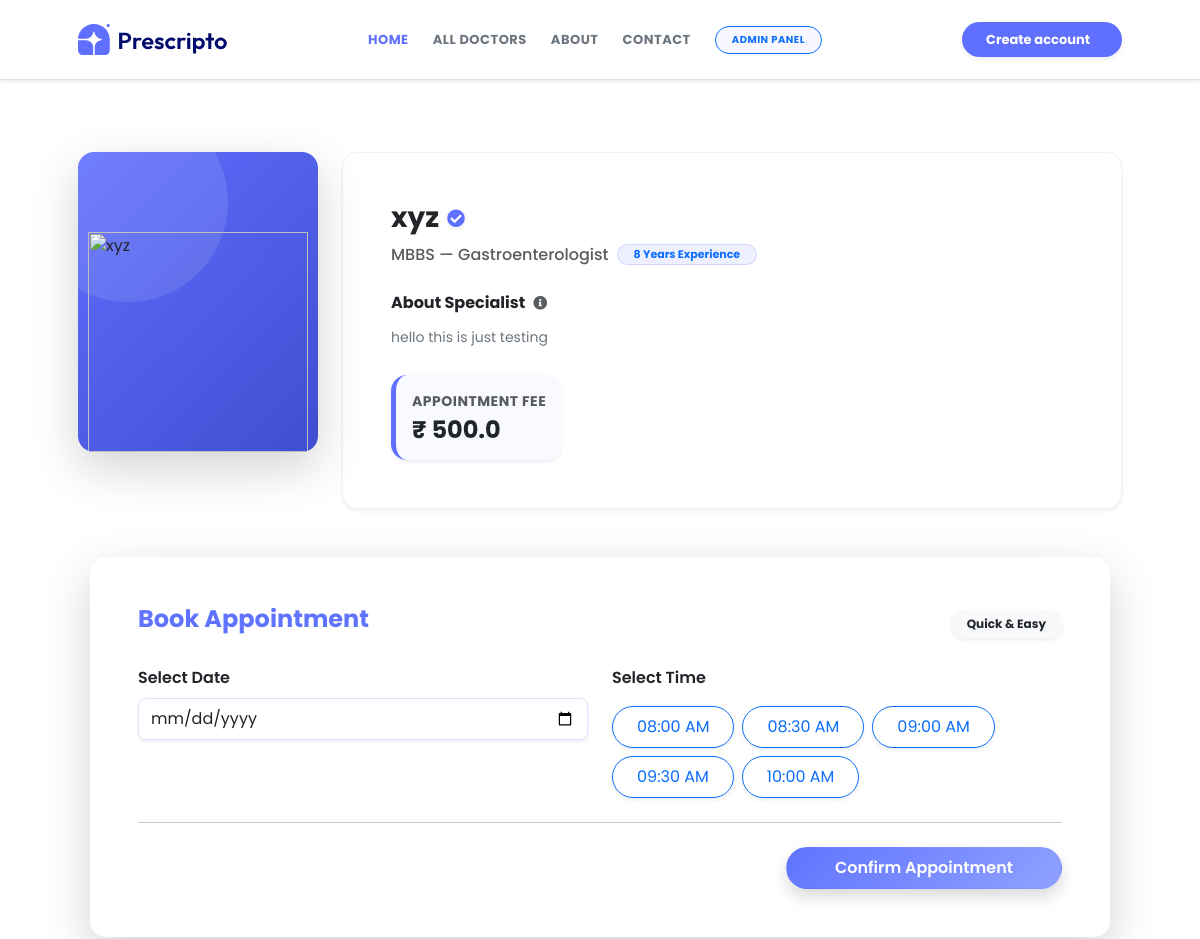
Before: /doctor_info/20/ (upper part) with the older database file.
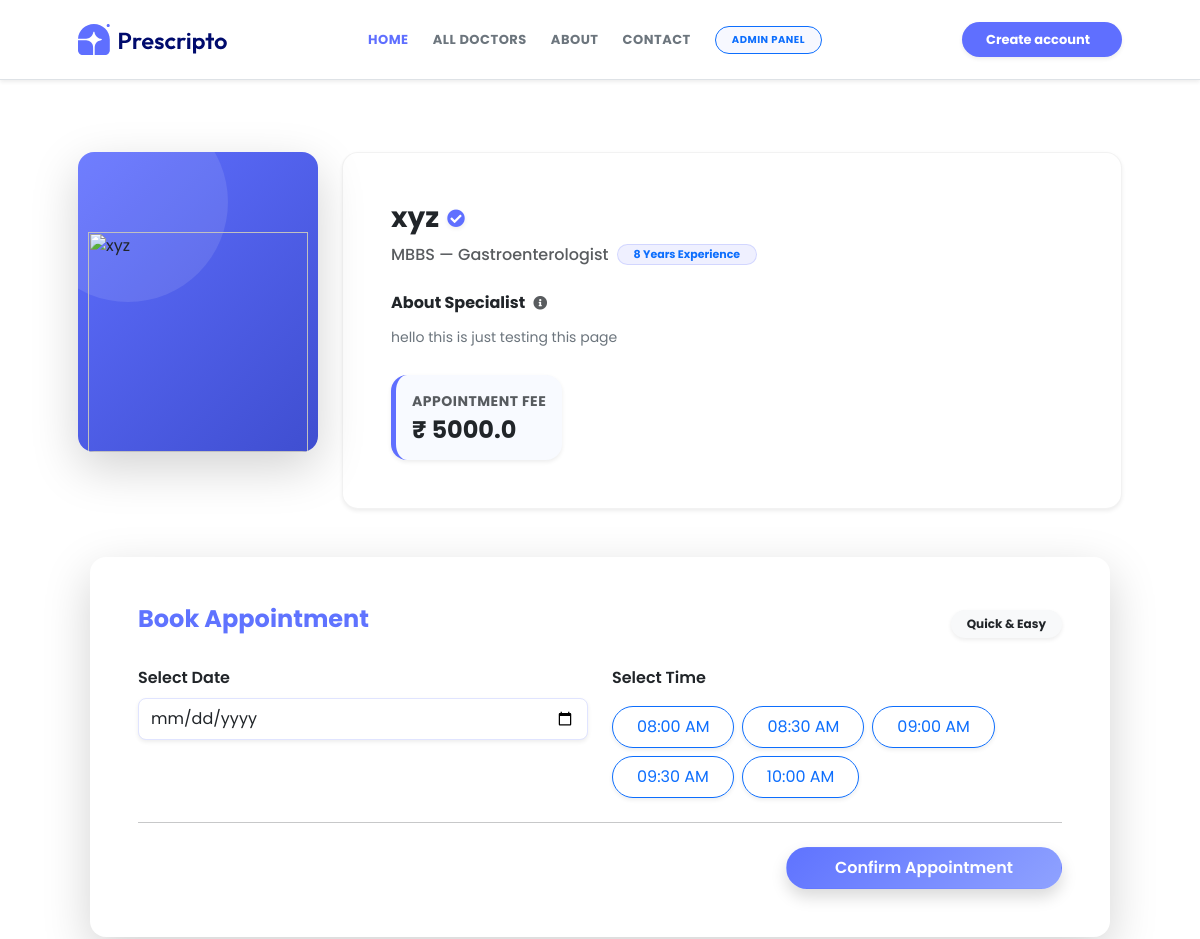
After: the same page with the newer database file.
### appointment/models.py (models this page shows, shortened)
class Doctor(models.Model):
    image = CloudinaryField('image', folder='doctor_image')
    name = models.CharField(max_length=100)
    email = models.EmailField()
    username = models.CharField(max_length=255, unique=True)
    password = models.CharField(max_length=100)
    experience = models.IntegerField()
    fees = models.FloatField()
    category = models.ForeignKey(Category, on_delete=models.CASCADE)
    degree = models.CharField(max_length=50)
    about = models.TextField()
    address = models.TextField()
    available = models.BooleanField(default=True)

class Category(models.Model):
    name = models.CharField(max_length=100)
    def __str__(self):
        return self.name

### appointment/views.py (the view)
# urls.py: path('doctor_info/<int:id>/', views.doctor_info, name='doctor_info'),
def doctor_info(request, id):
    doctor = Doctor.objects.get(id=id, available=True)
    releted_doctor = Doctor.objects.filter(category=doctor.category, available=True)[:10]
    return render(request, 'doctor_info.html', {'doctor': doctor, 'releted_doctor': releted_doctor})

### templates/doctor_info.html (shortened to what the changed rows need)
{% extends "layout.html" %}
{% load static %}
{% block contant %}
    <section class="mt-4">
        <div class="container p-5">
            <div class="d-flex flex-column flex-md-row gap-4 mb-5" data-aos="fade-up">
                <div class="border-0 shadow-sm rounded-4 p-4 p-md-5 flex-fill bg-white"
                    style="border: 1px solid rgba(0,0,0,0.05) !important;">
                    <div class="d-flex align-items-center gap-2 mb-2">
                        <h1 class="h3 fw-bold text-dark mb-0">{{ doctor.name }}</h1>
                        <i class="fas fa-check-circle shadow-sm rounded-circle" style="color: #5f6fff; font-size: 18px;"></i>
                    </div>
                    <div class="d-flex align-items-center flex-wrap gap-2 mb-4">
                        <p class="text-muted mb-0 fw-medium">{{ doctor.degree }} — {{ doctor.category }}</p>
                        <span class="badge rounded-pill px-3 py-1 text-primary fw-bold"
                            style="background: rgba(95, 111, 255, 0.1); border: 1px solid rgba(95, 111, 255, 0.2); font-size: 11px;">
                            {{ doctor.experience }} Years Experience
                        </span>
                    </div>
                    <div class="mb-4">
                        <p class="fw-bold text-dark d-flex align-items-center gap-2 mb-2">
                            About Specialist <i class="fas fa-info-circle text-muted" style="font-size: 14px;"></i>
                        </p>
                        <p class="text-secondary small lh-lg" style="max-width: 650px;">
                            {{ doctor.about }}
                        </p>
                    </div>
                    <div class="p-3 rounded-4 d-inline-block shadow-sm" style="background-color: #f8faff; border-left: 5px solid #5f6fff;">
                        <p class="text-muted small fw-bold mb-1 text-uppercase" style="letter-spacing: 0.5px;">Appointment fee</p>
                        <h4 class="fw-bold text-dark mb-0">₹ {{ doctor.fees }}</h4>
                    </div>
                </div>
            </div>
        </div>
    </section>
{% endblock %}

Changed rows visible on the page:
changed Doctor "xyz": about "hello this is just testing" → "hello this is just testing this page"; fees "500.0" → "5000.0"
